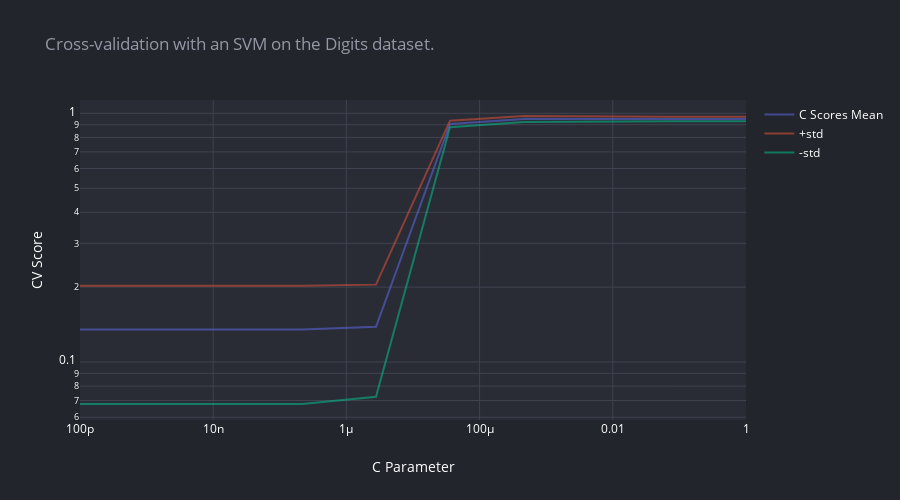

Source (notebook cell):
### Code cell
plot_mean = scatter(Cs, scores_mean, 'C Scores Mean', mode='lines')
plot_plus_std = scatter(Cs, np.array(scores_mean)+np.array(scores_std), '+std', mode='lines')
plot_minus_std = scatter(Cs, np.array(scores_mean)-np.array(scores_std), '-std', mode='lines')
fig = go.Figure(data=[plot_mean, plot_plus_std, plot_minus_std])
fig.update_layout(xaxis_type="log", yaxis_type="log")
render(fig, 'Cross-validation with an SVM on the Digits dataset.', width=900, height=500, x_axis_title='C Parameter', y_axis_title='CV Score')

### Figure 1 — Plotly figure (JSON) as saved in the notebook; plotly's stock layout.template omitted (floating-point values rounded to 4 significant figures)
{"data": [{"marker": {"size": 3}, "mode": "lines", "name": "C Scores Mean", "opacity": 0.5, "type": "scatter", "x": [1e-10, 1.292e-09, 1.668e-08, 2.154e-07, 2.783e-06, 3.594e-05, 0.0004642, 0.005995, 0.07743, 1], "y": [0.1353, 0.1353, 0.1353, 0.1353, 0.1386, 0.9066, 0.9489, 0.9494, 0.9493, 0.9493]}, {"marker": {"size": 3}, "mode": "lines", "name": "+std", "opacity": 0.5, "type": "scatter", "x": [1e-10, 1.292e-09, 1.668e-08, 2.154e-07, 2.783e-06, 3.594e-05, 0.0004642, 0.005995, 0.07743, 1], "y": [0.2027, 0.2027, 0.2027, 0.2027, 0.2047, 0.9346, 0.9755, 0.9708, 0.9684, 0.9684]}, {"marker": {"size": 3}, "mode": "lines", "name": "-std", "opacity": 0.5, "type": "scatter", "x": [1e-10, 1.292e-09, 1.668e-08, 2.154e-07, 2.783e-06, 3.594e-05, 0.0004642, 0.005995, 0.07743, 1], "y": [0.06779, 0.06779, 0.06779, 0.06779, 0.07242, 0.8785, 0.9222, 0.928, 0.9302, 0.9302]}], "layout": {"barmode": "stack", "height": 500, "legend": {"font": {"color": "#ffffff"}}, "paper_bgcolor": "#22252B", "plot_bgcolor": "#292C34", "showlegend": true, "title": {"font": {"color": "#9398A4"}, "text": "Cross-validation with an SVM on the Digits dataset."}, "width": 900, "xaxis": {"autorange": true, "gridcolor": "#3F434F", "range": [-10, 0], "tickfont": {"color": "#ffffff"}, "title": {"font": {"color": "#ffffff"}, "text": "C Parameter"}, "type": "log", "zeroline": false}, "yaxis": {"autorange": true, "gridcolor": "#3F434F", "range": [-1.233, 0.05359], "tickfont": {"color": "#ffffff"}, "title": {"font": {"color": "#ffffff"}, "text": "CV Score"}, "type": "log", "zeroline": false}}}
